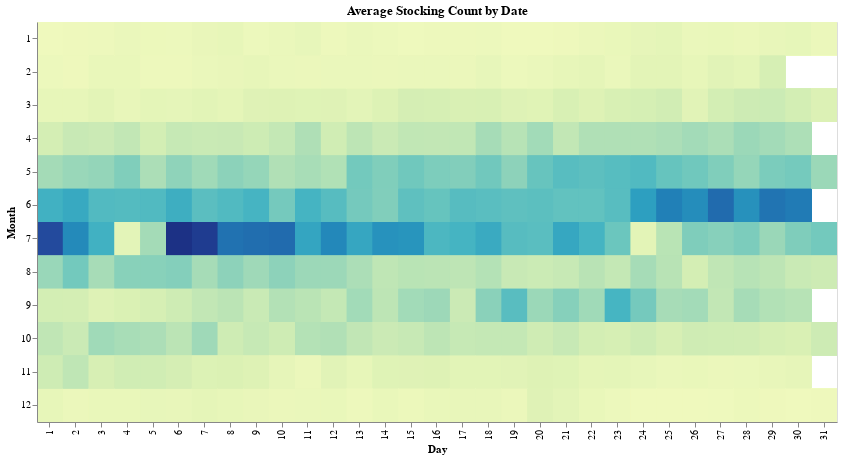

Source (notebook cell):
### Code cell
brush_selection = alt.selection_point(encodings=['x', 'y'])

base_plot = alt.Chart(heatmap_combined_df)

# Heatmap
heatmap = base_plot.mark_rect().encode(
    x=alt.X("Day:O", title="Day"),
    y=alt.Y("Month:O", title="Month"),
    color=alt.condition(
        brush_selection,
        alt.Color("Daily Stocking Average:Q", title="Avg Daily Stocking", legend=None),
        alt.value("lightgray")
    ),
    tooltip=['Month:O', 'Day:O', 'Daily Stocking Average:Q']
).add_params(
    brush_selection
).properties(
    title='Average Stocking Count by Date',
    height=400,
    width=800
)

heatmap

### Figure 1 — Vega-Lite specification as saved in the notebook (floating-point values rounded to 4 significant figures; data arrays with more than 128 entries replaced by an {"elided": "..."} marker saying what was removed)
{"config": {"view": {"continuousWidth": 300, "continuousHeight": 300}}, "data": {"name": "data-fe4851782c9beb5b32b0a6f0f655c6f6"}, "mark": {"type": "rect"}, "encoding": {"color": {"condition": {"param": "param_17", "field": "Daily Stocking Average", "legend": null, "title": "Avg Daily Stocking", "type": "quantitative"}, "value": "lightgray"}, "tooltip": [{"field": "Month", "type": "ordinal"}, {"field": "Day", "type": "ordinal"}, {"field": "Daily Stocking Average", "type": "quantitative"}], "x": {"field": "Day", "title": "Day", "type": "ordinal"}, "y": {"field": "Month", "title": "Month", "type": "ordinal"}}, "height": 400, "params": [{"name": "param_17", "select": {"type": "point", "encodings": ["x", "y"]}}], "title": "Average Stocking Count by Date", "width": 800, "$schema": "https://vega.github.io/schema/vega-lite/v5.20.1.json", "datasets": {"data-fe4851782c9beb5b32b0a6f0f655c6f6": {"elided": "8345 records"}}}
